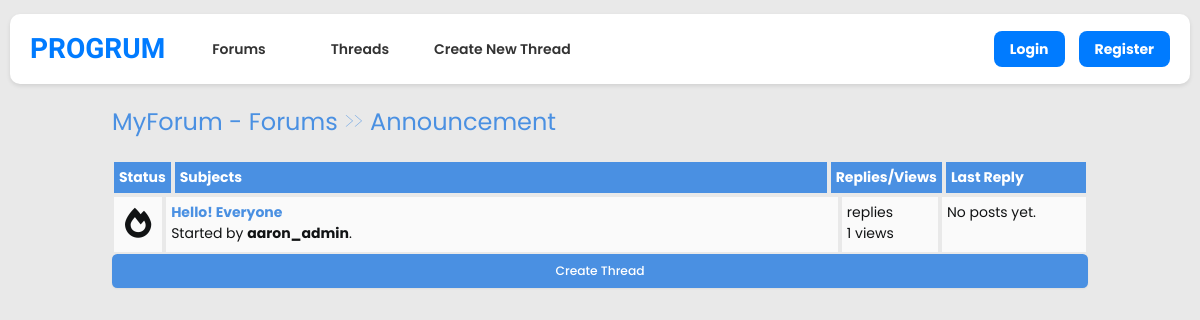
Page /announcement-7/ on the earlier database version.
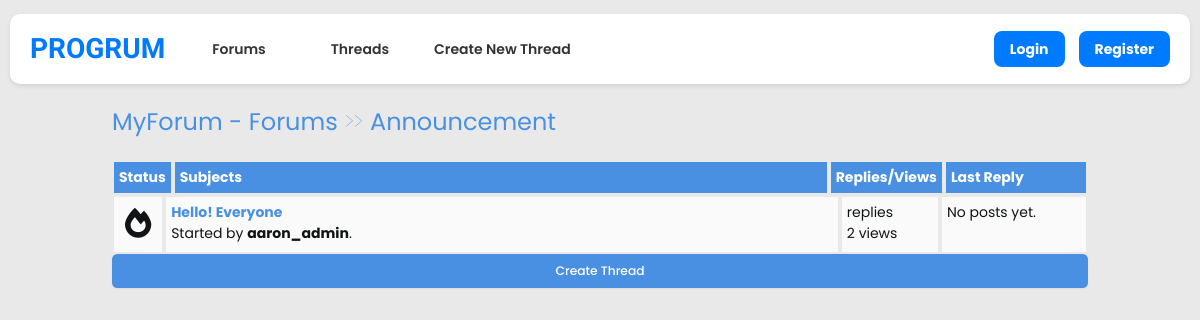
Same page on the later database version.
### thread/models.py (models this page shows, shortened)
class Thread(models.Model):
    forum = models.ForeignKey(
        Forum, related_name='threads', on_delete=models.PROTECT)
    title = models.CharField(max_length=100)
    created_by = models.ForeignKey(User, on_delete=models.CASCADE)
    body = models.TextField()
    slug = models.SlugField(unique=True)
    created_at = models.DateTimeField(auto_now_add=True)
    updated_at = models.DateTimeField(auto_now=True)
    views = models.PositiveIntegerField(default=0)

### forum/views.py (the view)
# urls.py: path("<slug:slug>/", views.forum_detail, name="forum_detail"),
def forum_detail(request, slug):
    forum = get_object_or_404(Forum, slug=slug)
    threads = Thread.objects.filter(forum=forum).order_by('-created_at')
    latest_post = Post.objects.filter(
        thread__forum=forum).order_by('-created_at').first()
    return render(request, 'forum/forum_detail.html', {'forum': forum, 'threads': threads, 'latest_post': latest_post})

### forum/templates/forum/forum_detail.html (shortened to what this page needs)
{% extends '_base.html' %}
{% block content %}
  <div class="navigate">
    <span><a href="{% url 'index' %}">MyForum - Forums</a> >> <a href="">{{ forum.name }}</a></span>
  </div>
  <div class="posts-table">
    <div class="table-head">
      <div class="status">Status</div>
      <div class="subjects">Subjects</div>
      <div class="replies">Replies/Views</div>
      <div class="last-reply">Last Reply</div>
    </div>
    {% for thread in threads %}
      <div class="table-row">
        <div class="status">
          <i class="fa fa-fire"></i>
        </div>
        <div class="subjects">
          <a href="{% url 'thread_page' slug=thread.slug %}">{{ thread.title }}</a>
          <br />
          <span>Started by <b>{{ thread.created_by }}</b>.</span>
        </div>
        <div class="replies">
          {{ thread.post_count }} replies <br /> {{ thread.views }} views
        </div>
        <div class="last-reply">
          {% if thread.latest_post %}
            {{ thread.latest_post.created_at|date:'d M Y' }} <br /> By <b>{{ thread.latest_post.author }}</b>
          {% else %}
            <p>No posts yet.</p>
          {% endif %}
        </div>
      </div>
    {% empty %}
      <div class="no-threads">
        <p>No threads available.</p>
      </div>
    {% endfor %}
  </div>
  <a href="{% url 'create_thread' forum_slug=forum.slug %}" class="btn">Create Thread</a>
{% endblock %}

Differences in the rows shown:
changed Thread "Hello! Everyone": views "1" → "2"
